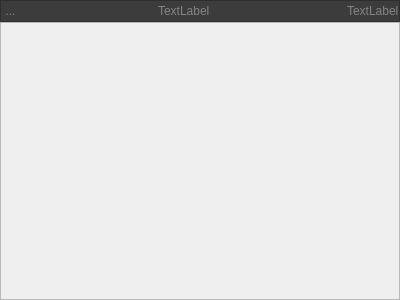
<?xml version="1.0" encoding="UTF-8"?>
<ui version="4.0">
 <class>PhotoGameWidget</class>
 <widget class="QWidget" name="PhotoGameWidget">
  <property name="geometry">
   <rect>
    <x>0</x>
    <y>0</y>
    <width>400</width>
    <height>300</height>
   </rect>
  </property>
  <property name="windowTitle">
   <string>Form</string>
  </property>
  <layout class="QVBoxLayout" name="verticalLayout">
   <property name="spacing">
    <number>0</number>
   </property>
   <property name="leftMargin">
    <number>0</number>
   </property>
   <property name="topMargin">
    <number>0</number>
   </property>
   <property name="rightMargin">
    <number>0</number>
   </property>
   <property name="bottomMargin">
    <number>0</number>
   </property>
   <item>
    <widget class="QFrame" name="header">
     <property name="maximumSize">
      <size>
       <width>16777215</width>
       <height>30</height>
      </size>
     </property>
     <property name="styleSheet">
      <string notr="true">QWidget#header { 
background-color: rgb(60,60,60);
border-right: 1px solid rgb(16,16,16);
}

QToolButton {
border: none;
color: rgba(133,133,133, 255);
background: transparent;
}

QLabel {
	color: rgba(133,133,133, 255);
}</string>
     </property>
     <property name="frameShape">
      <enum>QFrame::StyledPanel</enum>
     </property>
     <property name="frameShadow">
      <enum>QFrame::Raised</enum>
     </property>
     <layout class="QHBoxLayout" name="horizontalLayout">
      <property name="leftMargin">
       <number>0</number>
      </property>
      <property name="topMargin">
       <number>0</number>
      </property>
      <property name="rightMargin">
       <number>0</number>
      </property>
      <property name="bottomMargin">
       <number>0</number>
      </property>
      <item>
       <widget class="QToolButton" name="toolButtonBack">
        <property name="text">
         <string>...</string>
        </property>
        <property name="icon">
         <iconset resource="../../resource/general/general.qrc">
          <normaloff>:/general/state-running.png</normaloff>:/general/state-running.png</iconset>
        </property>
       </widget>
      </item>
      <item>
       <spacer name="horizontalSpacer">
        <property name="orientation">
         <enum>Qt::Horizontal</enum>
        </property>
        <property name="sizeHint" stdset="0">
         <size>
          <width>106</width>
          <height>20</height>
         </size>
        </property>
       </spacer>
      </item>
      <item>
       <widget class="QLabel" name="labelGameName">
        <property name="text">
         <string>TextLabel</string>
        </property>
       </widget>
      </item>
      <item>
       <spacer name="horizontalSpacer_2">
        <property name="orientation">
         <enum>Qt::Horizontal</enum>
        </property>
        <property name="sizeHint" stdset="0">
         <size>
          <width>40</width>
          <height>20</height>
         </size>
        </property>
       </spacer>
      </item>
      <item>
       <widget class="QLabel" name="labelPhotoCount">
        <property name="text">
         <string>TextLabel</string>
        </property>
       </widget>
      </item>
     </layout>
    </widget>
   </item>
   <item>
    <widget class="QScrollArea" name="scrollArea">
     <property name="widgetResizable">
      <bool>true</bool>
     </property>
     <widget class="QWidget" name="scrollAreaWidgetContents">
      <property name="geometry">
       <rect>
        <x>0</x>
        <y>0</y>
        <width>398</width>
        <height>276</height>
       </rect>
      </property>
     </widget>
    </widget>
   </item>
  </layout>
 </widget>
 <resources>
  <include location="../../resource/general/general.qrc"/>
 </resources>
 <connections/>
</ui>
